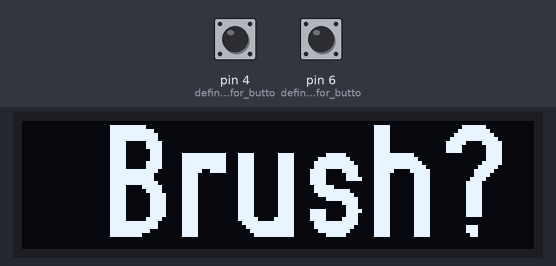
The sketch below on a simulated Arduino Uno, built with avr-gcc and run on an emulated ATmega328P. On the bench: 128×32 one-colour display. The inputs (shaded band) are chosen by the test bench; at power-on: pin 6 (define_data_pin_for_butto) HIGH, pin 4 (define_data_pin_for_butto) HIGH. What the sketch prints to the serial monitor is not drawn.

Above: at 1.2 s.
1.3 s: pin 6 (define_data_pin_for_butto) pulled LOW for 1 s
At 3.6 s:
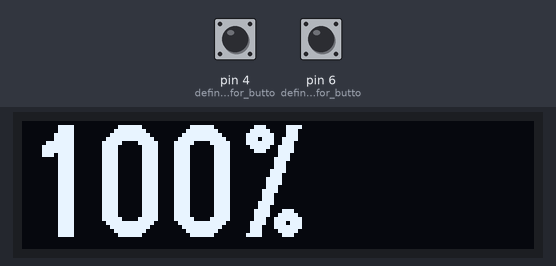
3.9 s: pin 4 (define_data_pin_for_butto) pulled LOW for 3.2 s
At 4.28 s:
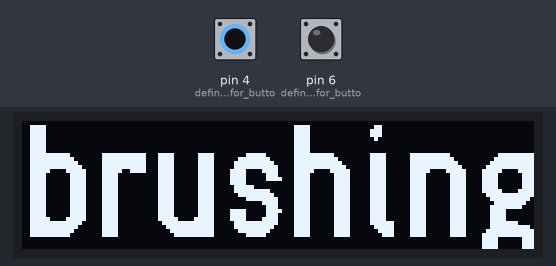
8.6 s: pin 4 (define_data_pin_for_butto) pulled LOW for 0.15 s
At 11.4 s:
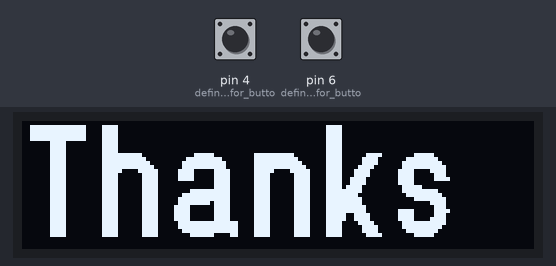
11.7 s: pin 4 (define_data_pin_for_butto) pulled LOW for 1 s
At 13.2 s:
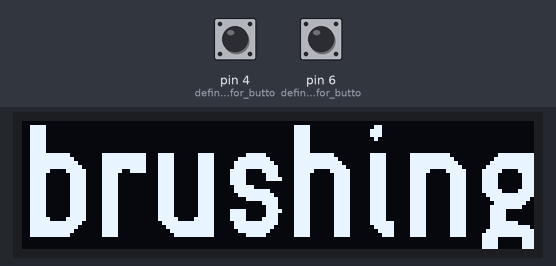
Timing chart, 0 to 14.7 s (numbered marks = the images above; inputs shaded):
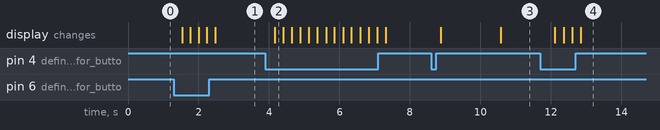

The sketch:

Toothbrush1.1.ino
```cpp
// import libraries
#include <Arduino.h>
#include <U8g2lib.h>
#include <SPI.h>
#include <Wire.h>

// define u8g2 display
U8G2_SSD1306_128X32_UNIVISION_F_HW_I2C u8g2(U8G2_R0);

// constants (can change when running code)
volatile byte state = 0;
unsigned long previousMillis = 0UL;
unsigned long interval = 10000UL;

void setup() {
  // put your setup code here, to run once:
  pinMode(4, INPUT_PULLUP);                  // define data pin for button
  pinMode(6, INPUT_PULLUP);                  // define data pin for button
  u8g2.begin();                              // initialise u8g2
  Serial.begin(9600);                        // initialise serial monitor
  Serial.println("Reset");                   // print "reset" in serial monitor
}

void loop() {
  // put your main code here, to run repeatedly:
  if (state == 0){
    u8g2.clearBuffer();                      // clear the internal memory
    u8g2.setFont(u8g2_font_logisoso28_tr);   // choose a suitable font at https://github.com/olikraus/u8g2/wiki/fntlistall
    u8g2.drawStr(20,29,"Brush?");            // write something to the internal memory
    u8g2.sendBuffer();                       // transfer internal memory to the display

    if (digitalRead(4) == LOW){
      delay(200);
      state = 1;
      Serial.println("state1");
    }

    if (digitalRead(6) == LOW){
      delay(200);
      state = 2;
      Serial.println("state2");
    }
  }

  if (state == 1){
    u8g2.clearBuffer();
    u8g2.setFont(u8g2_font_logisoso28_tr);
    u8g2.drawStr(0,29,"brushing");           // write something to the internal memory
    u8g2.sendBuffer();                       // transfer internal memory to the display

    if (digitalRead(4) == LOW)
    {
      delay(200);
      state = 0;
      Serial.println("state0");
    }
    unsigned long currentMillis = millis();

    if(currentMillis - previousMillis > interval)
    {
      delay(500);
      state = 4;
      Serial.println("state4timed");
      // update the previousMillis value
      previousMillis = currentMillis;
    }

  }

  if (state == 2){
    u8g2.clearBuffer();
    u8g2.setFont(u8g2_font_logisoso28_tr);
    u8g2.drawStr(0,29,"100%");           // write something to the internal memory
    u8g2.sendBuffer();                       // transfer internal memory to the display

    if (digitalRead(4) == LOW)
    {
      delay(200);
      state = 1;
      Serial.println("state1");
    }

    if(digitalRead(6) == LOW)
    {
      delay(200);
      state = 3;
      Serial.println("state3");

    }
  }

  if (state == 3){
    u8g2.clearBuffer();
    u8g2.setFont(u8g2_font_logisoso28_tr);
    u8g2.drawStr(0,29," 1MIN");           // write something to the internal memory
    u8g2.sendBuffer();                       // transfer internal memory to the display

    if (digitalRead(4) == LOW)
    {
      delay(200);
      state = 1;
      Serial.println("state1");
    }

    if(digitalRead(6) == LOW)
    {
      delay(200);
      state = 2;
      Serial.println("state2");
    }
  }

  if (state == 4){ u8g2.clearBuffer();
    u8g2.setFont(u8g2_font_logisoso28_tr);
    u8g2.drawStr(0,29,"Thanks");           // write something to the internal memory
    u8g2.sendBuffer();                       // transfer internal memory to the display

    delay(1500);
    state = 0;
  }
}
```

Measured:
- after the input at 1.3 s, the display: changes after 0.24 s (image 1)
- after the input at 3.9 s, the display: changes after 0.27 s (image 2)
- after the input at 8.6 s, the display: first changes after 0.27 s (image 3 shows a later state)
- after the input at 11.7 s, the display: first differs from a run without the input after 0.66 s (image 4)
